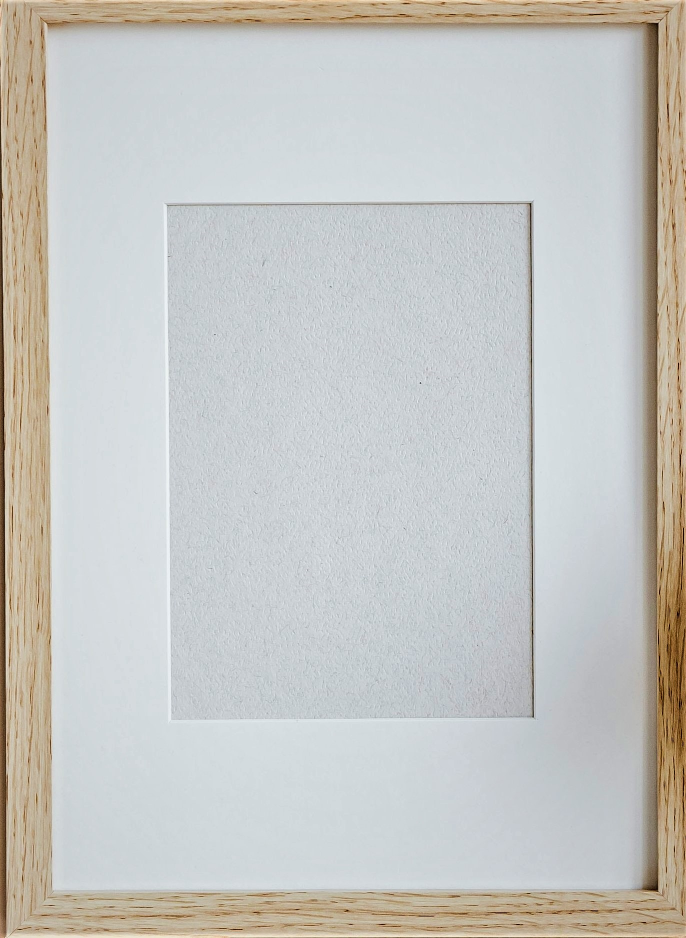
#> input picture res/f1.jpg, 1372 x 1876 px (shown at 1/2 size)
$ python -i main.py   (imports and definitions only)
#> lines starting #> are read from the running program, lines starting #| are printed output that depends on the picture

import time
from tkinter import *
from tkinter import filedialog
from tkinter import messagebox
import cv2
from numpy import *
import os
import numpy as np
from PIL import Image, ImageTk
from PIL import ImageEnhance
from PIL import Image,ImageFont,ImageDraw

'''    ------------------------  Globel Veriables  '''

always_keep_orignel_image = ""
image_globel = ""
image_final = ""
save_object = ""
image_filename = ""
image_save_main = ""
image_save_icon_1 = ""
image_save_icon_2 = ""
image_save_icon_3 = ""
image_save_passport_1 = ""
image_save_passport_2 = ""
image_save_passport_3 = ""
video_path_globle="---------------------------------> Select Video <---------------------------------"
video_savepath_globle="---------------------------------> Select Destination <---------------------------------"
start_framing=""
end_framing=""
window=""
window_main_all_cap=""
size_one= ""
size_two= ""
win_manual=""
x_current_axis = 0
y_current_axis = 0
center_screen_quardenate_x=0
center_screen_quardenate_y=0

'''    ------------------------     Functions           '''

# [1 line not run here, left out]
# [8 lines left out: functions main_init, main_init2, not called in this run]

# [1 line not run here, left out]

# [101 lines left out: functions save_fun, default_fun, brows_fun, not called in this run]

def save_brows_function():
    path=filedialog.asksaveasfilename(initialdir='\ ',title='Save File', filetypes=(('JPEG','*.jpeg'),('icon','*.ico')))
    cv2.imwrite('processed_saveobject_image.png', save_object)

# [58 lines left out: functions feltered_image_frame_1, feltered_image_frame_2, filter_try_one, filter_try_two, not called in this run]

def filter_try_three(raw_image):
#> called with raw_image = 'f1.jpg'
    image=cv2.imread(raw_image)
#> image is the input picture: shape (1876, 1372, 3); mean B, G, R 194.7, 198, 197.7
    image2 = cv2.cvtColor(image, cv2.COLOR_HSV2BGR)
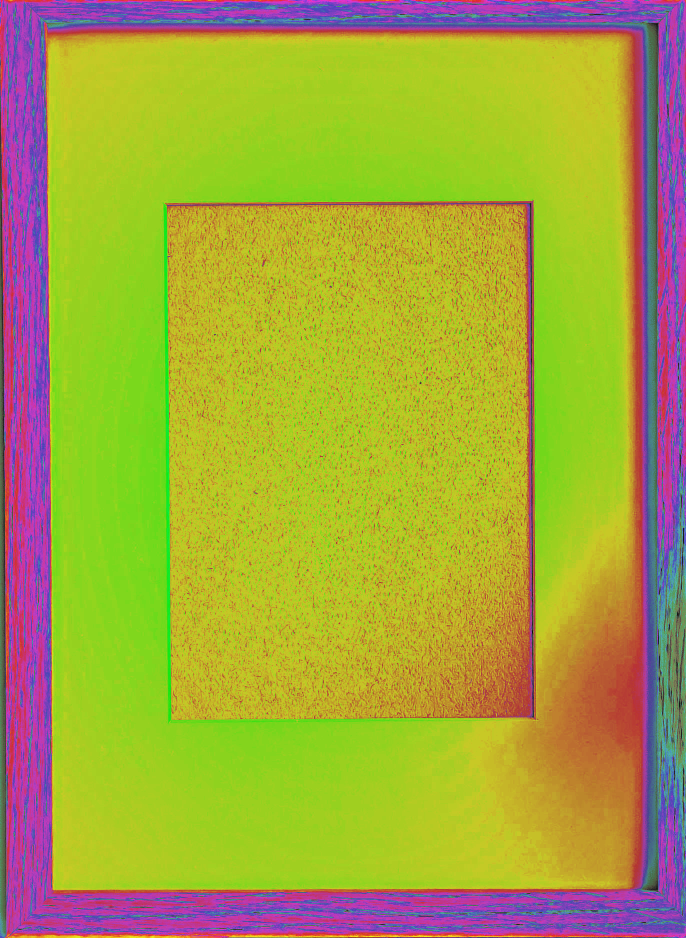
#> image2: shape (1876, 1372, 3) (shown at 1/2 size); mean B, G, R 61, 165.1, 165
    image2 = cv2.cvtColor(image2, cv2.COLOR_BGR2GRAY)
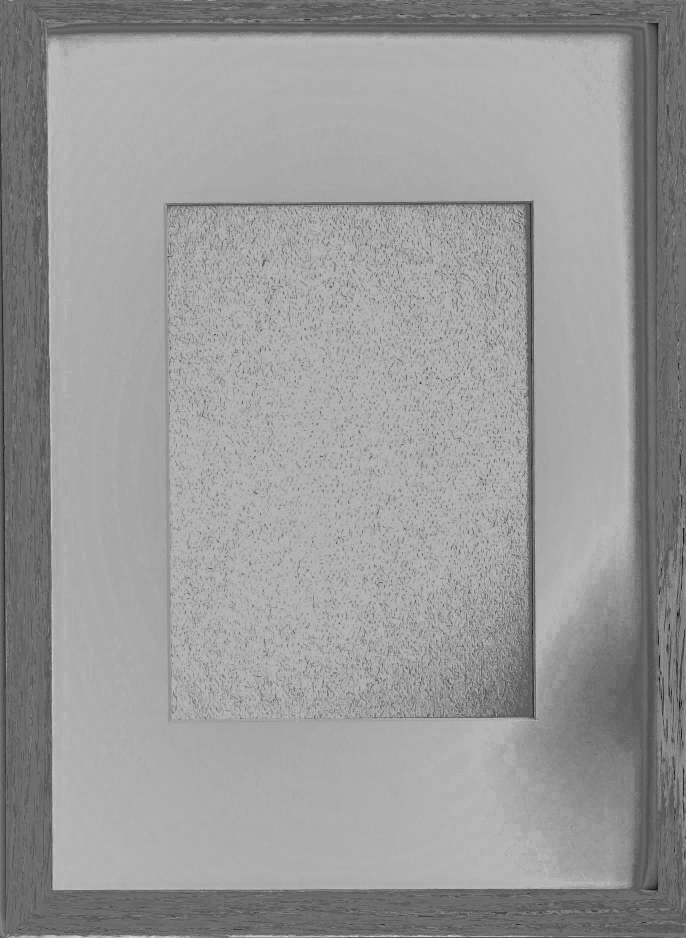
#> image2: shape (1876, 1372) (shown at 1/2 size); min 8, max 222, mean 153.2
    figure_size = 9
    new_image = cv2.blur(image2, (figure_size, figure_size))

    processed_image=cv2.cvtColor(new_image,cv2.COLOR_GRAY2RGB)
    cv2.imwrite('processed_abc_image.png', processed_image)

    return 1

# [199 lines left out: functions filter_try_four, filter_text_image_1, filter_text_image_2, filter_text_image_3, filter_text_image_4, show_frames and 5 more, not called in this run]


'''   ------------------------   Windows   '''

# [854 lines left out: functions window_imgage_contanor, window_text, window_noice, window_main_pasport, window_icon, window_cam and 3 more, not called in this run]


'''     ------------------------    Main Window     '''

# [28 lines not run here, left out]

>>> result = filter_try_three('f1.jpg')

$ run again, on res/f3.jpg
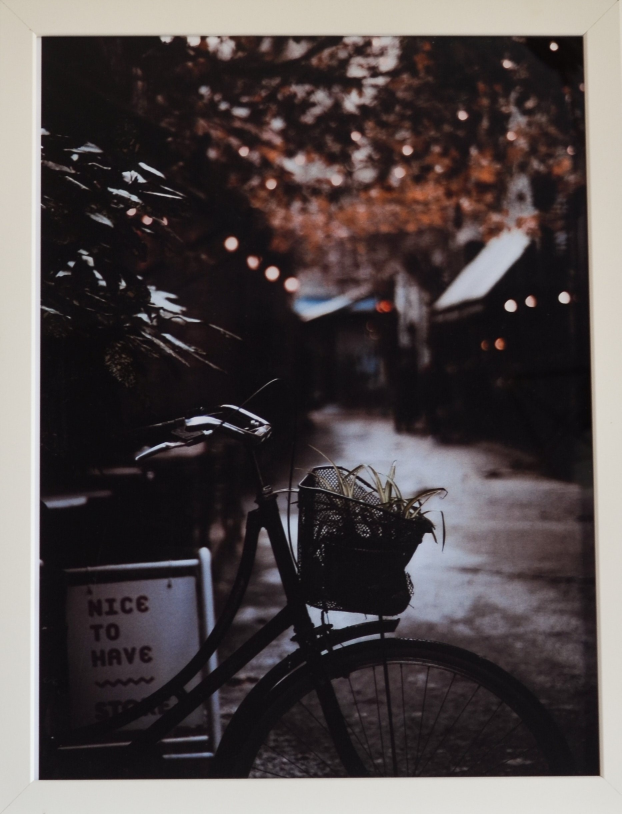
#> input picture res/f3.jpg, 1864 x 2441 px (shown at 1/3 size)
#> in filter_try_three, image is the input picture: shape (2441, 1864, 3); mean B, G, R 73.1, 72.7, 80.2
#> in filter_try_three, `image2 = cv2.cvtColor(image, cv2.COLOR_HSV2BGR)`:
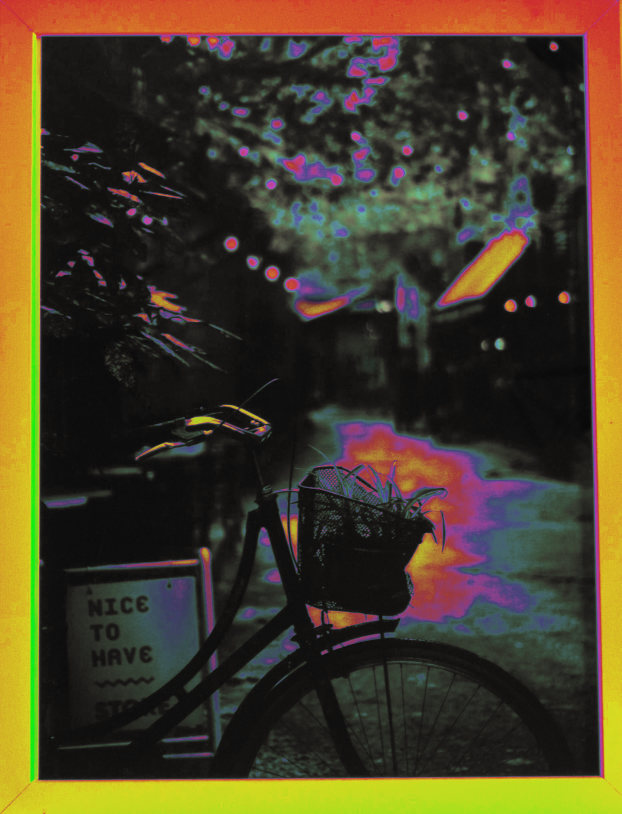
#> image2: shape (2441, 1864, 3) (shown at 1/3 size); mean B, G, R 40.5, 62.3, 73
#> in filter_try_three, `image2 = cv2.cvtColor(image2, cv2.COLOR_BGR2GRAY)`:
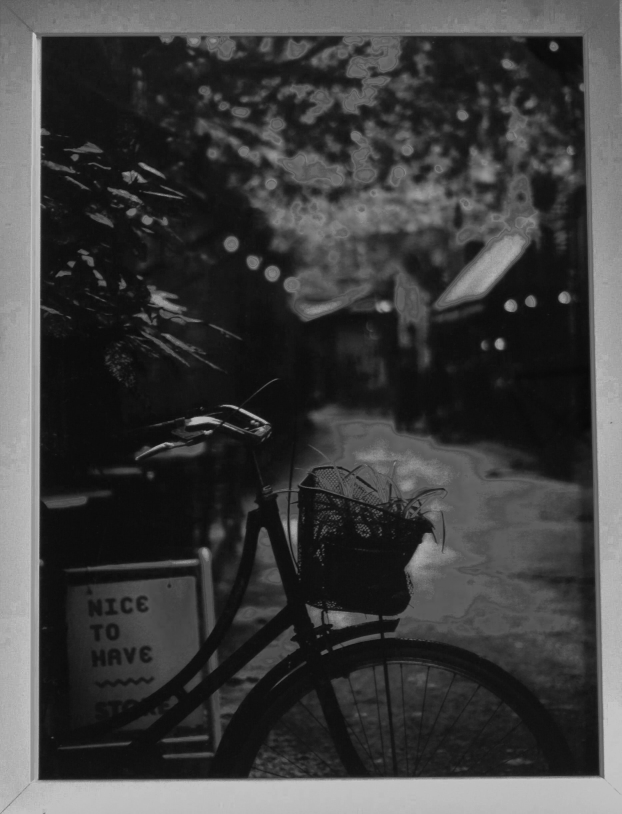
#> image2: shape (2441, 1864) (shown at 1/3 size); min 5, max 205, mean 63

$ run again, on res/f5.jpg
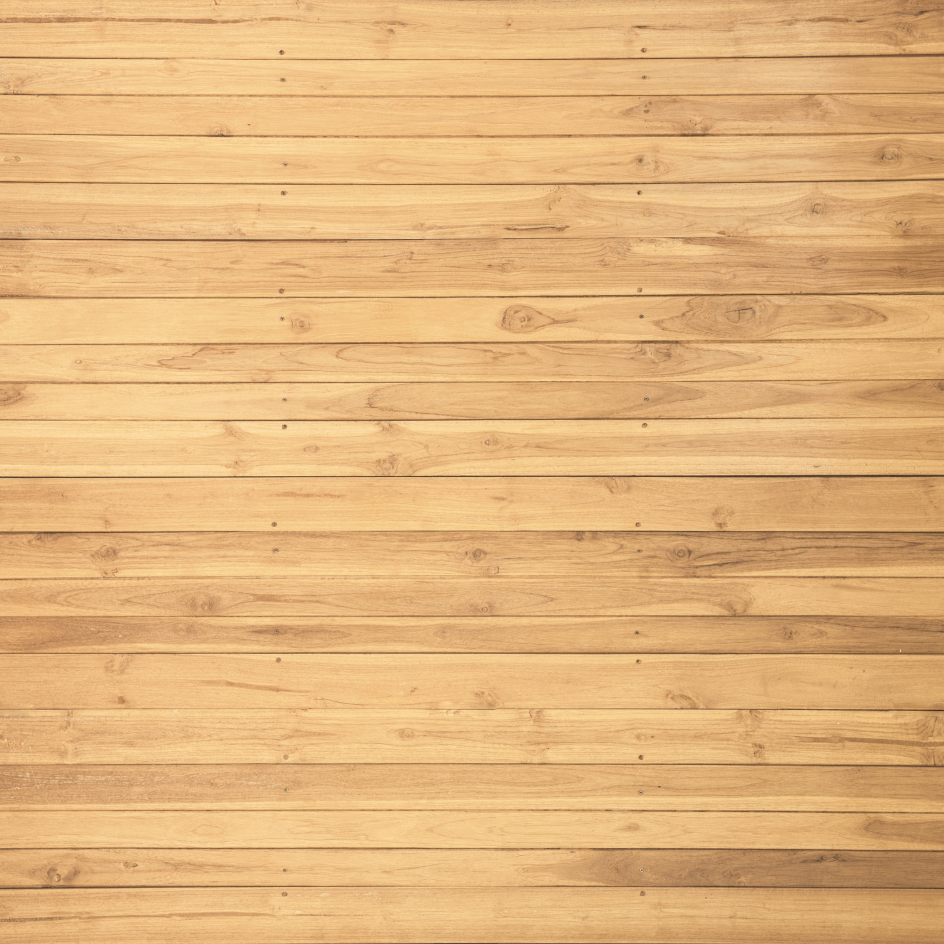
#> input picture res/f5.jpg, 2832 x 2832 px (shown at 1/3 size)
#> in filter_try_three, image is the input picture: shape (2832, 2832, 3); mean B, G, R 124.1, 180.4, 226.6
#> in filter_try_three, `image2 = cv2.cvtColor(image, cv2.COLOR_HSV2BGR)`:
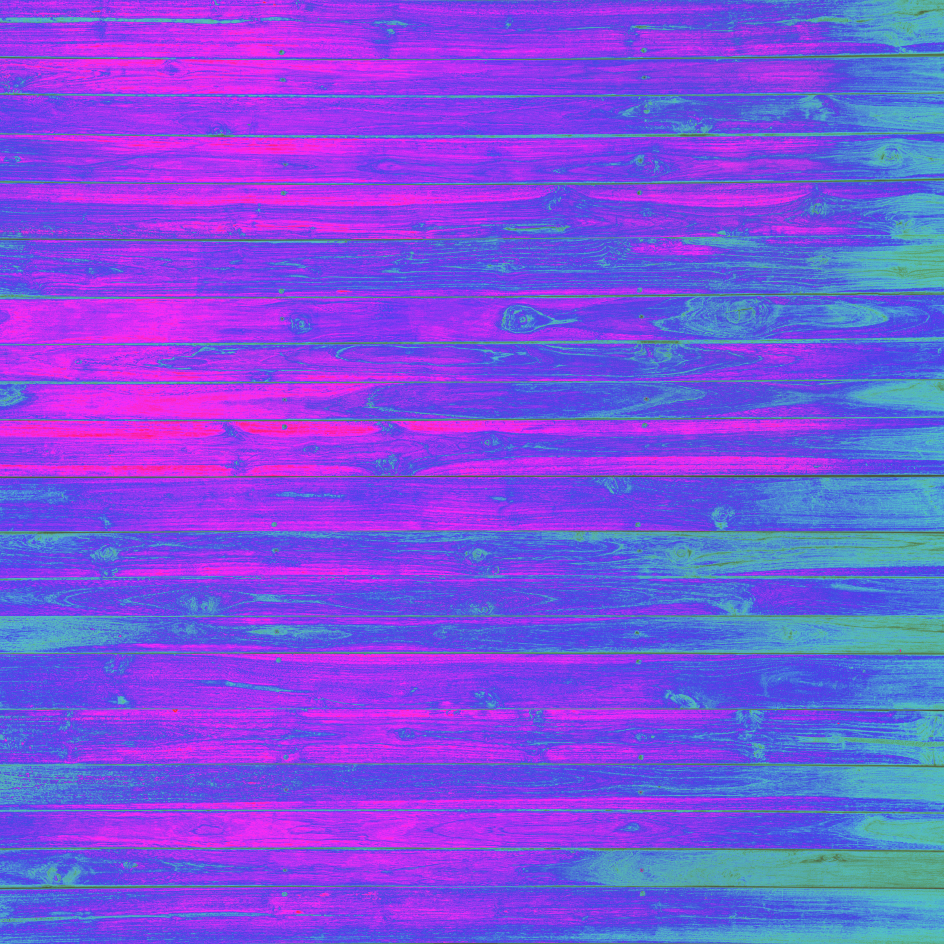
#> image2: shape (2832, 2832, 3) (shown at 1/3 size); mean B, G, R 224.3, 81.5, 124.2
#> in filter_try_three, `image2 = cv2.cvtColor(image2, cv2.COLOR_BGR2GRAY)`:
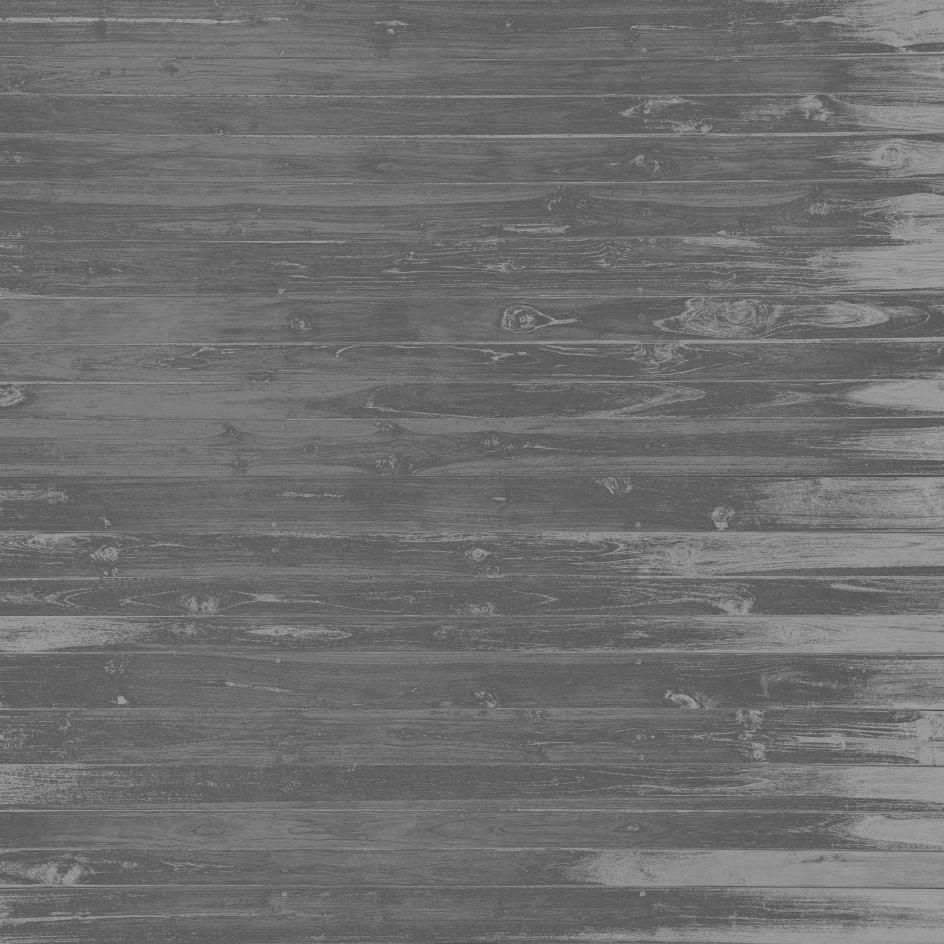
#> image2: shape (2832, 2832) (shown at 1/3 size); min 50, max 170, mean 110.5
